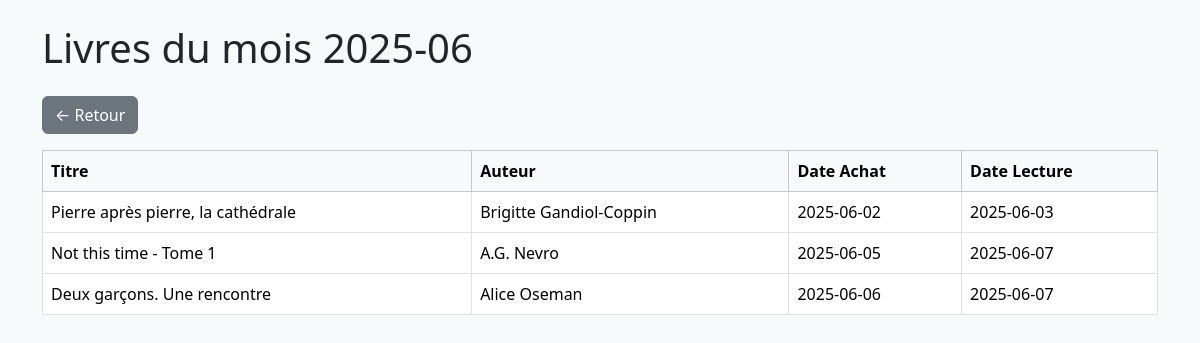
/public/public_details.php?mois=2025-06, run on an earlier commit of the app's database.
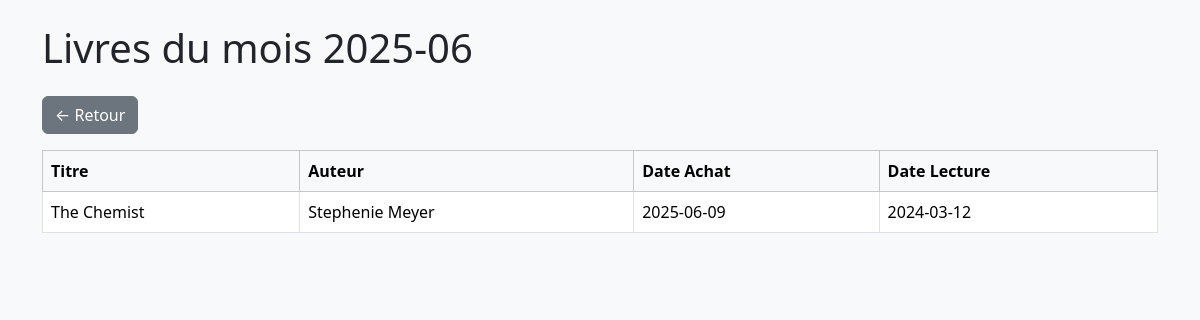
And on a later commit of the database.
### tables this page shows
CREATE TABLE `library` (
  `ID` int(11) NOT NULL,
  `Auteur` varchar(50) NOT NULL,
  `Titre` varchar(62) NOT NULL,
  `Dedicace` varchar(3) NOT NULL,
  `Marquepages` varchar(30) DEFAULT NULL,
  `Goodies` varchar(30) DEFAULT NULL,
  `ISBN` varchar(17) DEFAULT NULL,
  `Format` varchar(14) DEFAULT NULL,
  `Prix` decimal(10,2) DEFAULT NULL,
  `Date_achat` date DEFAULT NULL,
  `Date_lecture` date DEFAULT NULL,
  `Relecture` date DEFAULT NULL,
  `Chronique_ecrite` varchar(30) DEFAULT NULL,
  `Chronique_publiee` varchar(30) DEFAULT NULL,
  `Details` varchar(255) DEFAULT NULL,
  `Chronique` varchar(255) DEFAULT NULL,
  `Maison_edition` varchar(39) DEFAULT NULL,
  `Nombre_pages` varchar(4) DEFAULT NULL,
  `Notation` varchar(13) DEFAULT NULL,
  `Genre` varchar(28) DEFAULT NULL,
  `Couverture` varchar(255) DEFAULT NULL,
  `Couple` varchar(37) DEFAULT NULL,
  `Themes` varchar(255) DEFAULT NULL,
  `Date_achat_temp` date DEFAULT NULL,
  `localisation` varchar(255) NOT NULL
);

### public/public_details.php (the view, shortened to what this page needs)
<?php
include '../php/connexion.php';
$annee = $_GET['annee'] ?? null;
$mois = $_GET['mois'] ?? null;
$livres = [];
try {
    if ($annee) {
        $stmt = $pdo->prepare("
            SELECT * FROM library
            WHERE (YEAR(Date_achat) = :annee OR YEAR(Date_lecture) = :annee)
            ORDER BY Date_achat, Date_lecture
        ");
        $stmt->execute(['annee' => $annee]);
        $livres = $stmt->fetchAll(PDO::FETCH_ASSOC);
        $titre = "Livres de l'année $annee";
    } elseif ($mois) {
        $stmt = $pdo->prepare("
            SELECT * FROM library
            WHERE (DATE_FORMAT(Date_achat, '%Y-%m') = :mois OR DATE_FORMAT(Date_lecture, '%m-%Y') = :mois)
            ORDER BY Date_achat, Date_lecture
        ");
        $stmt->execute(['mois' => $mois]);
        $livres = $stmt->fetchAll(PDO::FETCH_ASSOC);
        $titre = "Livres du mois $mois";
    } else {
        $titre = "Période non spécifiée";
    }
} catch (PDOException $e) {
    $erreur = "Erreur lors de la récupération : " . $e->getMessage();
}
?>
<!DOCTYPE html>
<html lang="fr">
<head>
    <link rel="stylesheet" href="https://cdn.jsdelivr.net/npm/bootstrap@5.3.6/dist/css/bootstrap.min.css" />
</head>
<body class="bg-light">
<div class="container py-4">
    <h1 class="mb-4"><?= htmlspecialchars($titre) ?></h1>
    <a href="public_stats.php" class="btn btn-secondary mb-3">← Retour</a>
    <?php if (isset($erreur)): ?>
        <div class="alert alert-danger"><?= htmlspecialchars($erreur) ?></div>
    <?php elseif (empty($livres)): ?>
        <div class="alert alert-warning">Aucun livre trouvé pour cette période.</div>
    <?php else: ?>
        <div class="table-responsive">
            <table class="table table-bordered bg-white">
                <thead class="table-light">
                    <tr>
                        <th>Titre</th>
                        <th>Auteur</th>
                        <th>Date Achat</th>
                        <th>Date Lecture</th>
                    </tr>
                </thead>
                <tbody>
                    <?php foreach ($livres as $livre): ?>
                        <tr>
                            <td><?= htmlspecialchars($livre['Titre']) ?></td>
                            <td><?= htmlspecialchars($livre['Auteur']) ?></td>
                            <td><?= htmlspecialchars($livre['Date_achat']) ?></td>
                            <td><?= htmlspecialchars($livre['Date_lecture']) ?></td>
                        </tr>
                    <?php endforeach; ?>
                </tbody>
            </table>
        </div>
    <?php endif; ?>
</div>
</body>
</html>

What changed in the data, as far as the page shows it:
removed library: Titre "Pierre après pierre, la cathédrale", Auteur "Brigitte Gandiol-Coppin", Date_achat "2025-06-02", Date_lecture "2025-06-03"
no longer on this page (row edited): library: Titre "Not this time - Tome 1", Auteur "A.G. Nevro", Date_achat "2025-06-05", Date_lecture "2025-06-07"
removed library: Titre "Deux garçons. Une rencontre", Auteur "Alice Oseman", Date_achat "2025-06-06", Date_lecture "2025-06-07"
now on this page (row edited): library: Titre "The Chemist", Auteur "Stephenie Meyer", Date_achat "2025-06-09", Date_lecture "2024-03-12"
